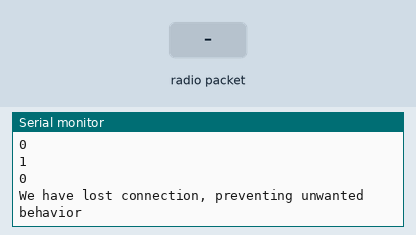
Simulated run of this sketch. Board: Arduino Uno, built with avr-gcc and run on an emulated ATmega328P. Shown: the last lines printed to the serial monitor. Inputs (shaded band) come from the test bench. No radio packets arrive unless stated.

Above: at 1.2 s.
1.3 s: radio packet "1" arrives
At 3.1 s:
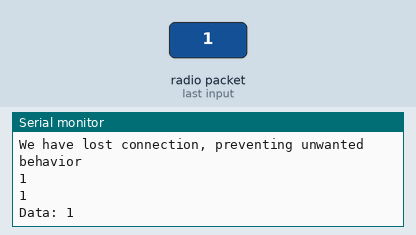
3.7 s: radio packet "0" arrives
At 5.0 s:
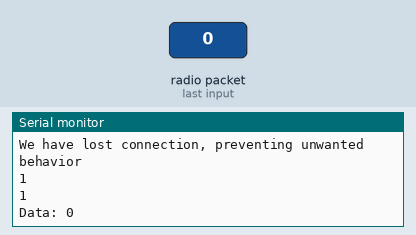
5.2 s: radio packet "2" arrives
At 6.3 s:
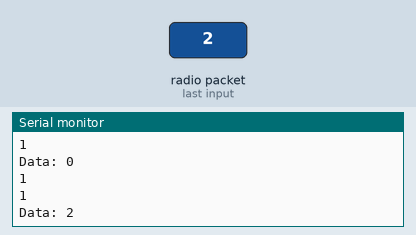

The sketch:

receiver.ino
```cpp
#include <SPI.h>
#include <nRF24L01.h>
#include <RF24.h>

#define INTERVAL_MS_SIGNAL_LOST 1000
#define INTERVAL_MS_SIGNAL_RETRY 250

RF24 radio(9, 10, 2);  // CE, CSN pins
unsigned long lastSignalMillis = 0;
const byte address[6] = "00001";
void setup() {
  Serial.begin(9600);
 // radio.setAutoAck(false);
  bool stat=radio.begin();
  Serial.println(stat);

  //Append ACK packet from the receiving radio back to the transmitting radio
	//radio.setAutoAck(false); //(true|false)
	 //Set the transmission datarate
	//bool ack=radio.setDataRate(RF24_2MBPS); //(RF24_250KBPS|RF24_1MBPS|RF24_2MBPS)
	//Serial.println(ack);
   //Greater level = more consumption = longer distance
	//radio.setPALevel(RF24_PA_HIGH); //(RF24_PA_MIN|RF24_PA_LOW|RF24_PA_HIGH|RF24_PA_MAX)
	 //Default value is the maximum 32 bytes1
	radio.setPayloadSize(32);

  radio.openReadingPipe(0, address);  // Set the receiving pipe address
  radio.startListening();
  delay(5);
}

void loop() {
  bool anss=radio.isChipConnected();
  Serial.println(anss);
  bool ans=radio.available();
  Serial.println(ans);
  unsigned long currentMillis = millis();

   while (radio.available()) {                                   // While there is data ready
     char receivedMessage[32] ="";  // Buffer to store the received message
     radio.read(&receivedMessage, sizeof(receivedMessage));
     Serial.println("Data: "+String(receivedMessage));
	   lastSignalMillis = currentMillis;
    }

  if (currentMillis - lastSignalMillis > INTERVAL_MS_SIGNAL_LOST) {
	   lostConnection();
	 }
   delay(1000);
}
void lostConnection()
{
	 Serial.println("We have lost connection, preventing unwanted behavior");
	 delay(INTERVAL_MS_SIGNAL_RETRY);
}
```

Measured:
- after the input at 1.3 s, the serial monitor: prints a new line after 0.97 s (image 1)
- after the input at 3.7 s, the serial monitor: prints a new line after 0.82 s (image 2)
- after the input at 5.2 s, the serial monitor: prints a new line after 0.32 s (image 3)
